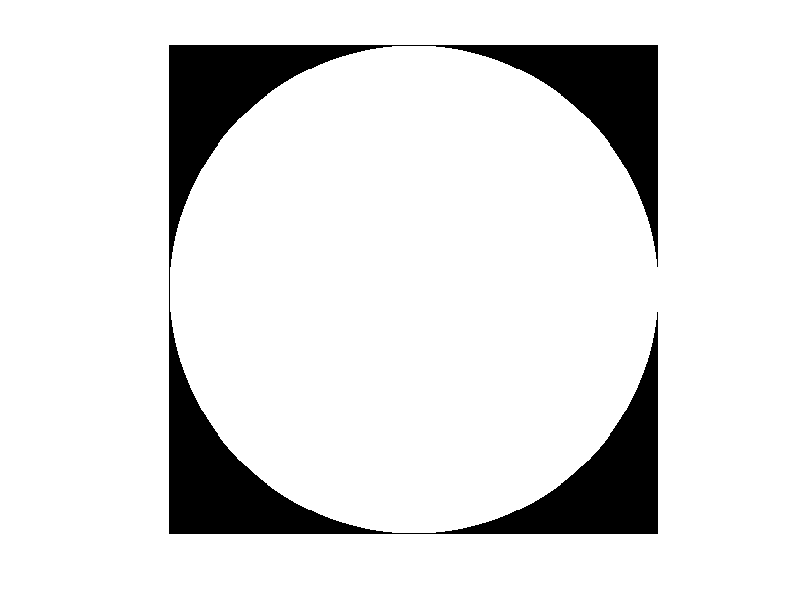

Recreate this plot in MATLAB. (Note: this script raises an error after producing the figure.)
clc; clear; 
%% Question 1
black_double = zeros(499, 499, "double");

%점 250,250과 거리가 249보다 작거나 같은 좌표를 1로 만든다.
for ii = 1:499
    for jj = 1:499
        if (250-ii)^2+(250-jj)^2 <= 249^2 
            black_double(ii, jj) = 1;
        end
    end
end
figure; clf; imshow(black_double);

% prof comment: 0/1 로만 된 이미지를 만드려면 'logical' 형식이 더 적절. 결과는 같음. 
% prof comment: for 사용을 줄이려는 노력을 해보기. 
% prof comment: 250, 499, 등의 반복 사용되는 숫자는 변수에 저장해서 사용 

%% Question2
AT3 = imread('AT3_1m4_01.tif'); 

%sensitivity 는 0부터 1까지의 값, 0.05부터 1.00까지 20개의 figure을 비교
%전경픽셀(이진화를 할 픽셀)으로 간주할 픽셀을 검정으로 설정한다. 
%ensitivity가 높을수록 더 넓은 범위의 회색을 전경픽셀로 간주해 검정으로 변환한다.
%sensitivity가 너무 낮으면 전경이 분리가 잘 되지 않고, 너무 높으면 배경과 구별이 되지 않는다.

BW_1 = cell(1,20);

for ii = 1:20
   thr = ii*(0.05);
   method = adaptthresh(AT3, thr, "ForegroundPolarity", "dark");
   %adaptthresh로 주어진 이진화 방법을 통해 AT3 이진화 이미지 생성 : imbinarize
   BW_1{ii} = imbinarize(AT3, method);    
end

%예제의 경우 sensitivity가 0.75~0.80일때 세포 테두리 부분을 잘 분리하는 경향을 보인다.
figure;
clf;
montage([{AT3} BW_1(:)'], "Size", [3 7]);

%% 
BW_2 = cell(1,20);

%option : "bright" 전경픽셀으로 간주할 픽셀을 흰색으로 설정한다. 
%sensitivity가 높을수록 더 넓은 범위의 회색을 전경픽셀로 간주해 검정으로 변환한다. 
%sensitivity가 너무 낮으면 전경이 분리가 잘 되지 않고, 너무 높으면 배경과 구별이 되지 않는다.

for ii = 1:20
   thr = ii*(0.05);
   method = adaptthresh(AT3, thr, "ForegroundPolarity", "bright");
   %adaptthresh로 주어진 이진화 방법을 통해 AT3 이진화 이미지 생성 : imbinarize
   BW_2{ii} = imbinarize(AT3, method);    
end

%이 경우 sensitivity가 0.25 ~ 0.40일때 세포 테두리 부분을 잘 분리하는 경향을 보인다.
figure;
clf;
montage([{AT3} BW_2(:)'], "Size", [3 7]);


% prof comment: 높은 sensitivity, dark = 낮은 sensitivity bright 

%%
% prof comment: 40 + 60 = 100
